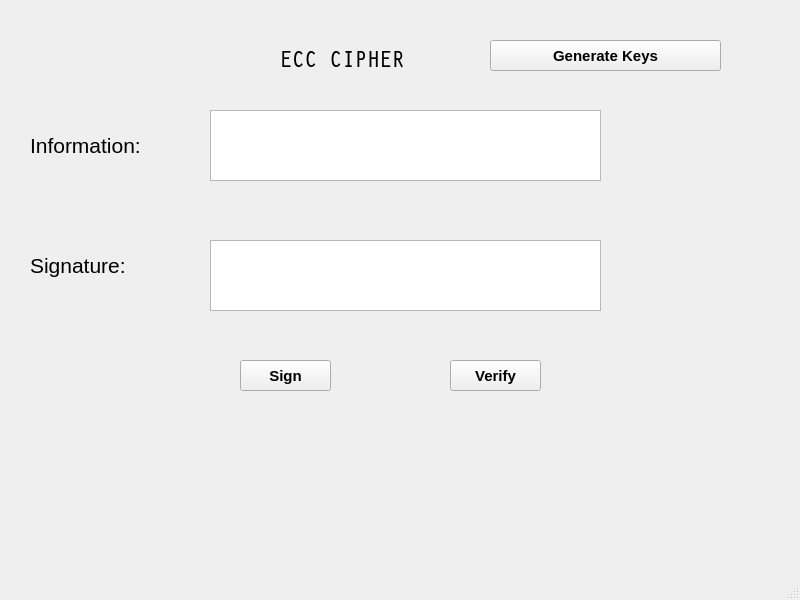
<?xml version="1.0" encoding="UTF-8"?>
<ui version="4.0">
 <class>MainWindow</class>
 <widget class="QMainWindow" name="MainWindow">
  <property name="geometry">
   <rect>
    <x>0</x>
    <y>0</y>
    <width>800</width>
    <height>600</height>
   </rect>
  </property>
  <property name="font">
   <font>
    <family>Segoe UI</family>
    <pointsize>18</pointsize>
   </font>
  </property>
  <property name="windowTitle">
   <string>MainWindow</string>
  </property>
  <widget class="QWidget" name="centralwidget">
   <widget class="QLabel" name="label">
    <property name="geometry">
     <rect>
      <x>280</x>
      <y>20</y>
      <width>221</width>
      <height>81</height>
     </rect>
    </property>
    <property name="font">
     <font>
      <family>Crystal</family>
      <pointsize>18</pointsize>
      <underline>false</underline>
     </font>
    </property>
    <property name="text">
     <string>ECC CIPHER</string>
    </property>
   </widget>
   <widget class="QLabel" name="label_2">
    <property name="geometry">
     <rect>
      <x>30</x>
      <y>120</y>
      <width>141</width>
      <height>51</height>
     </rect>
    </property>
    <property name="font">
     <font>
      <pointsize>16</pointsize>
     </font>
    </property>
    <property name="text">
     <string>Information:</string>
    </property>
   </widget>
   <widget class="QLabel" name="label_4">
    <property name="geometry">
     <rect>
      <x>30</x>
      <y>240</y>
      <width>141</width>
      <height>51</height>
     </rect>
    </property>
    <property name="font">
     <font>
      <pointsize>16</pointsize>
     </font>
    </property>
    <property name="text">
     <string>Signature:</string>
    </property>
   </widget>
   <widget class="QTextEdit" name="txt_info">
    <property name="geometry">
     <rect>
      <x>210</x>
      <y>110</y>
      <width>391</width>
      <height>71</height>
     </rect>
    </property>
   </widget>
   <widget class="QTextEdit" name="txt_sign">
    <property name="geometry">
     <rect>
      <x>210</x>
      <y>240</y>
      <width>391</width>
      <height>71</height>
     </rect>
    </property>
   </widget>
   <widget class="QPushButton" name="btn_sign">
    <property name="geometry">
     <rect>
      <x>240</x>
      <y>360</y>
      <width>91</width>
      <height>31</height>
     </rect>
    </property>
    <property name="font">
     <font>
      <pointsize>11</pointsize>
      <weight>75</weight>
      <bold>true</bold>
     </font>
    </property>
    <property name="text">
     <string>Sign</string>
    </property>
   </widget>
   <widget class="QPushButton" name="btn_verify">
    <property name="geometry">
     <rect>
      <x>450</x>
      <y>360</y>
      <width>91</width>
      <height>31</height>
     </rect>
    </property>
    <property name="font">
     <font>
      <pointsize>11</pointsize>
      <weight>75</weight>
      <bold>true</bold>
     </font>
    </property>
    <property name="text">
     <string>Verify</string>
    </property>
   </widget>
   <widget class="QPushButton" name="btn_gen_keys">
    <property name="geometry">
     <rect>
      <x>490</x>
      <y>40</y>
      <width>231</width>
      <height>31</height>
     </rect>
    </property>
    <property name="font">
     <font>
      <pointsize>11</pointsize>
      <weight>75</weight>
      <bold>true</bold>
     </font>
    </property>
    <property name="text">
     <string>Generate Keys</string>
    </property>
   </widget>
  </widget>
  <widget class="QMenuBar" name="menubar">
   <property name="geometry">
    <rect>
     <x>0</x>
     <y>0</y>
     <width>800</width>
     <height>38</height>
    </rect>
   </property>
  </widget>
  <widget class="QStatusBar" name="statusbar"/>
 </widget>
 <resources/>
 <connections/>
</ui>
